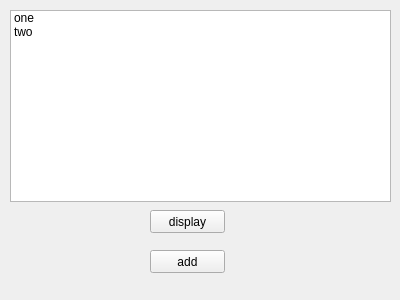
<?xml version="1.0" encoding="UTF-8"?>
<ui version="4.0">
 <class>Form</class>
 <widget class="QWidget" name="Form">
  <property name="geometry">
   <rect>
    <x>0</x>
    <y>0</y>
    <width>400</width>
    <height>300</height>
   </rect>
  </property>
  <property name="windowTitle">
   <string>Form</string>
  </property>
  <widget class="QListWidget" name="listWidget">
   <property name="geometry">
    <rect>
     <x>10</x>
     <y>10</y>
     <width>381</width>
     <height>192</height>
    </rect>
   </property>
   <item>
    <property name="text">
     <string>one</string>
    </property>
   </item>
   <item>
    <property name="text">
     <string>two</string>
    </property>
   </item>
  </widget>
  <widget class="QPushButton" name="display_button">
   <property name="geometry">
    <rect>
     <x>150</x>
     <y>210</y>
     <width>75</width>
     <height>23</height>
    </rect>
   </property>
   <property name="text">
    <string>display</string>
   </property>
  </widget>
  <widget class="QPushButton" name="add_button">
   <property name="geometry">
    <rect>
     <x>150</x>
     <y>250</y>
     <width>75</width>
     <height>23</height>
    </rect>
   </property>
   <property name="text">
    <string>add</string>
   </property>
  </widget>
 </widget>
 <resources/>
 <connections/>
</ui>
